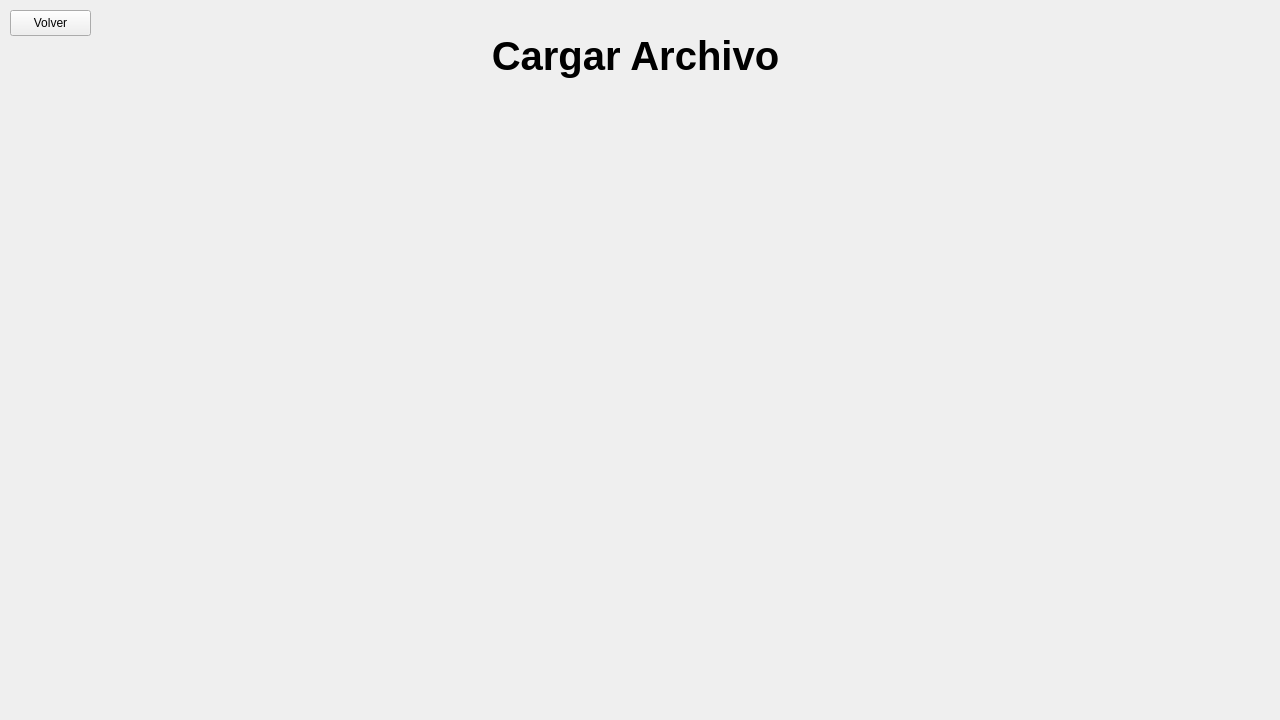
<?xml version="1.0" encoding="UTF-8"?>
<ui version="4.0">
 <class>loadFile</class>
 <widget class="QWidget" name="loadFile">
  <property name="geometry">
   <rect>
    <x>0</x>
    <y>0</y>
    <width>1280</width>
    <height>720</height>
   </rect>
  </property>
  <property name="windowTitle">
   <string>Form</string>
  </property>
  <widget class="QPushButton" name="back_btn">
   <property name="geometry">
    <rect>
     <x>10</x>
     <y>10</y>
     <width>81</width>
     <height>26</height>
    </rect>
   </property>
   <property name="text">
    <string>Volver</string>
   </property>
  </widget>
  <widget class="QLabel" name="label_2">
   <property name="geometry">
    <rect>
     <x>480</x>
     <y>30</y>
     <width>311</width>
     <height>51</height>
    </rect>
   </property>
   <property name="font">
    <font>
     <pointsize>30</pointsize>
     <bold>true</bold>
    </font>
   </property>
   <property name="text">
    <string>Cargar Archivo</string>
   </property>
   <property name="scaledContents">
    <bool>false</bool>
   </property>
   <property name="alignment">
    <set>Qt::AlignmentFlag::AlignCenter</set>
   </property>
   <property name="wordWrap">
    <bool>false</bool>
   </property>
  </widget>
 </widget>
 <resources/>
 <connections/>
</ui>
